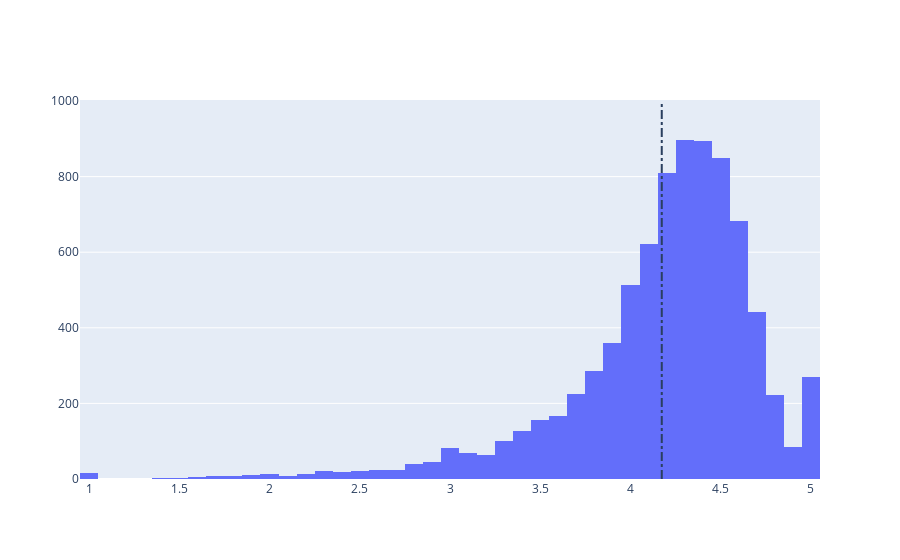

Notebook source saved alongside this figure:
### Markdown cell above
## 5. Distribution of app ratings
<p>After having witnessed the market share for each category of apps, let's see how all these apps perform on an average. App ratings (on a scale of 1 to 5) impact the discoverability, conversion of apps as well as the company's overall brand image. Ratings are a key performance indicator of an app.</p>
<p>From our research, we found that the average volume of ratings across all app categories is <code>4.17</code>. The histogram plot is skewed to the left indicating that the majority of the apps are highly rated with only a few exceptions in the low-rated apps.</p>

### Code cell
# Average rating of apps
avg_app_rating = apps.Rating.mean()
print('Average app rating = ', avg_app_rating)

# Distribution of apps according to their ratings
data = [go.Histogram(
        x = apps['Rating']
)]

# Vertical dashed line to indicate the average app rating
layout = {'shapes': [{
              'type' :'line',
              'x0': avg_app_rating,
              'y0': 0,
              'x1': avg_app_rating,
              'y1': 1000,
              'line': { 'dash': 'dashdot'}
          }]
          }

plotly.offline.iplot({'data': data, 'layout': layout})

### Figure 1 — Plotly figure (JSON) as saved in the notebook; plotly's stock layout.template omitted (floating-point values rounded to 4 significant figures; data arrays with more than 128 entries replaced by an {"elided": "..."} marker saying what was removed)
{"data": [{"type": "histogram", "x": {"elided": "9659 float values"}}], "layout": {"shapes": [{"line": {"dash": "dashdot"}, "type": "line", "x0": 4.173, "x1": 4.173, "y0": 0, "y1": 1000}]}}
